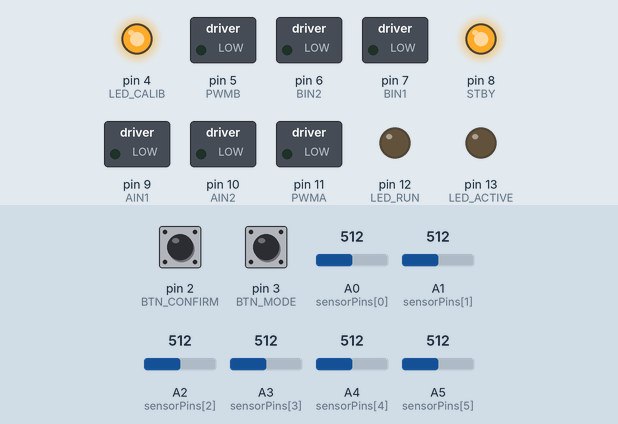
This sketch was run on a simulated Arduino Uno, built with avr-gcc and run on an emulated ATmega328P. Shown: switched loads named in the sketch (green lamp = pin HIGH), output pins drawn as LEDs (lit = HIGH). Inputs (shaded band) come from the test bench; at power-on: pin 2 (BTN_CONFIRM) HIGH, pin 3 (BTN_MODE) HIGH, A0 (sensorPins[0]) = 512, A1 (sensorPins[1]) = 512, A2 (sensorPins[2]) = 512, A3 (sensorPins[3]) = 512, A4 (sensorPins[4]) = 512, A5 (sensorPins[5]) = 512. EEPROM starts erased.

Above: at 2.1 s.
2.2 s: pin 2 (BTN_CONFIRM) pulled LOW for 0.15 s
At 3.3 s:
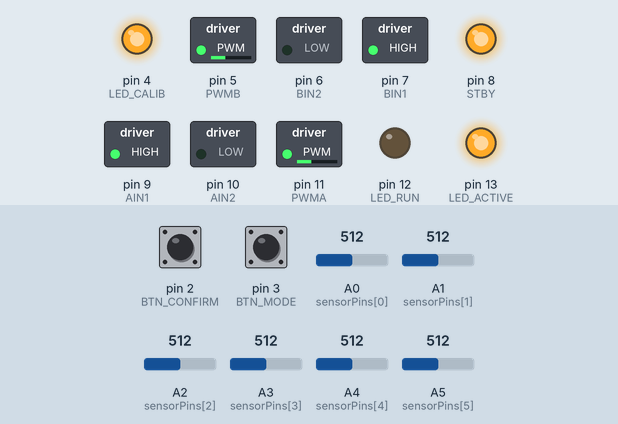
5.3 s: pin 3 (BTN_MODE) pulled LOW for 0.15 s
6.9 s: pin 3 (BTN_MODE) pulled LOW for 1 s
At 8.2 s:
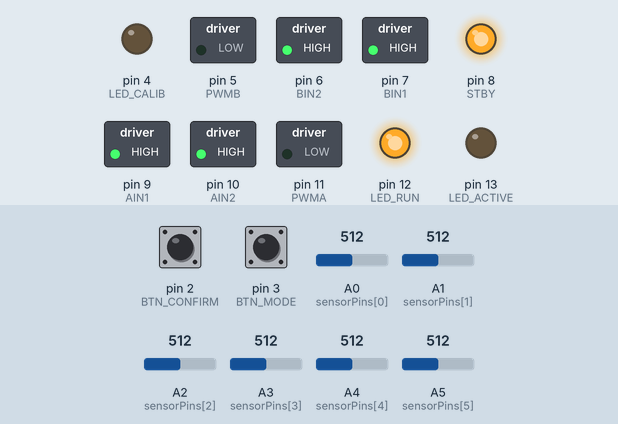
9.4 s: pin 2 (BTN_CONFIRM) pulled LOW for 1 s
At 10.7 s:
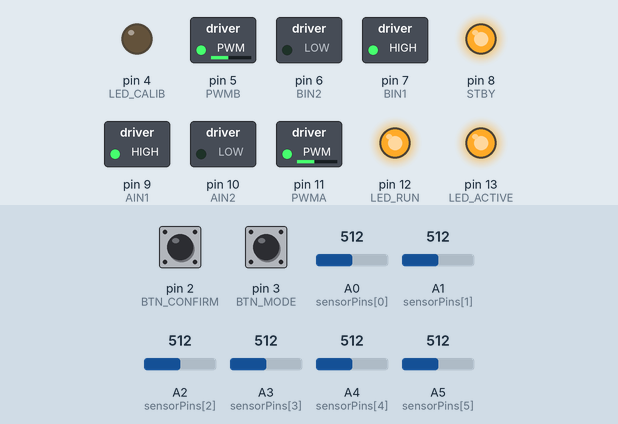
13.4 s: pin 2 (BTN_CONFIRM) pulled LOW for 3.2 s
At 18.0 s:
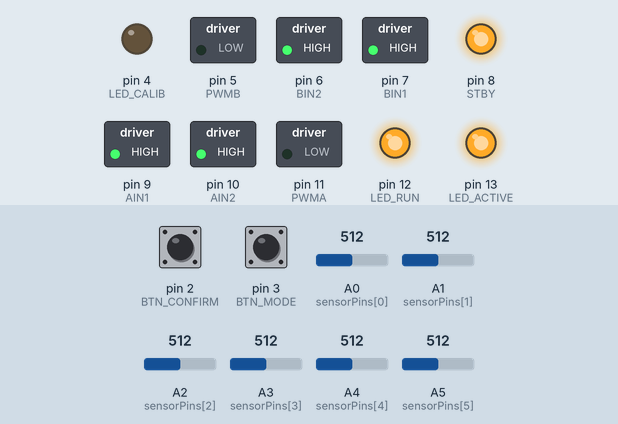
Timing chart, 0 to 19.1 s (numbered marks = the images above; inputs shaded):
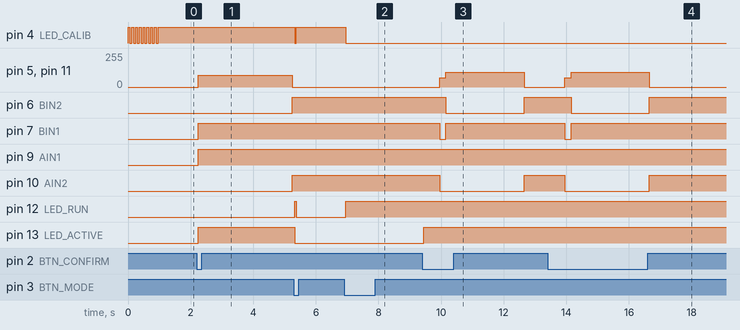

The sketch:

Code_LFR_v6.0.ino
```cpp
#include <EEPROM.h>

const int sensorPins[6] = {A0, A1, A2, A3, A4, A5};

// TB6612FNG Pins
const int PWMA = 11; // Left Motor Speed
const int AIN1 = 9;  // Left Motor Dir 1
const int AIN2 = 10;  // Left Motor Dir 2
const int PWMB = 5;  // Right Motor Speed
const int BIN1 = 7;  // Right Motor Dir 1
const int BIN2 = 6;  // Right Motor Dir 2
const int STBY = 8;  // Standby pin

// UI Pins
const int BTN_MODE = 3;
const int BTN_CONFIRM = 2;
const int LED_CALIB = 4;
const int LED_RUN = 12;
const int LED_ACTIVE = 13;

// VARIABLES & SETTINGS
int sensorMin[6] = {1023, 1023, 1023, 1023, 1023, 1023};
int sensorMax[6] = {0, 0, 0, 0, 0, 0};
int sensorValues[6];

// --- WIDENED SENSOR THRESHOLDS (Docile Mode) ---
const int THRESHOLD_INTERSECTION = 650;
const int THRESHOLD_TURN = 450;
const int THRESHOLD_LINE = 160;
const int LINE_CENTER = 2500;

// --- MOVEMENT TIMERS (ms) ---
// Calibrated for 16 GA Motors & 18cm Lever Arm
const int TIME_BRAKE = 60;          // Instant momentum kill
const int TIME_ALIGN_LEVER = 450;   // Time to creep exactly 18cm forward
const int TIME_GAP_COAST = 200;     // Coast for exactly 6cm (ignores 15cm traps)
const int TIME_SPIN_TIMEOUT = 2500;

// --- MOVEMENT SPEEDS (Tank Mode) ---
const int SPEED_CREEP = 70;         // Braking zone speed
const int SPEED_TURN = 110;         // Controlled pivot speed
const int baseSpeed = 120;          // Target 0.5 - 0.6 m/s
const int maxSpeed = 240;           // Capped maximum

// --- STATE MACHINE (The Maze Brain) ---
int currentState = 0;
bool isRunning = false;
bool isCalibrating = false;
bool isInverted = false;
bool isBacktracking = false; // TRUE when returning from a dead end
bool inDetour = false; // TRUE when navigating around a known trap

// UI Debounce Variables
unsigned long lastModeDebounce = 0;
unsigned long lastConfirmDebounce = 0;
const unsigned long debounceDelay = 50;
int lastModeState = HIGH, currentModeState = HIGH;
int lastConfirmState = HIGH, currentConfirmState = HIGH;

// --- DOCILE PD LOOP TUNING ---
// Kp is slightly stronger to hug the line, Kd is slashed to stop twitching
long Kp = 50;
long Kd = 800;
long lastError = 0;

int calibSpeed = 90;
unsigned long calibTime = 3000;

void setup() {
  for (int i = 0; i < 6; i++) pinMode(sensorPins[i], INPUT);

  pinMode(PWMA, OUTPUT); pinMode(AIN1, OUTPUT); pinMode(AIN2, OUTPUT);
  pinMode(PWMB, OUTPUT); pinMode(BIN1, OUTPUT); pinMode(BIN2, OUTPUT);
  pinMode(STBY, OUTPUT); digitalWrite(STBY, HIGH);

  pinMode(BTN_MODE, INPUT_PULLUP);
  pinMode(BTN_CONFIRM, INPUT_PULLUP);
  pinMode(LED_CALIB, OUTPUT);
  pinMode(LED_RUN, OUTPUT);
  pinMode(LED_ACTIVE, OUTPUT);

  EEPROM.get(0, sensorMin);
  EEPROM.get(12, sensorMax);

  // EEPROM SANITY CHECK
  bool isCalibValid = true;
  for (int i = 0; i < 6; i++) {
    // If maximum is less than minimum or values are out-of-bounds, data is garbage
    if (sensorMax[i] <= sensorMin[i] || sensorMin[i] < 0 || sensorMax[i] > 1023) {
      isCalibValid = false;
    }
  }

  // If validation fails, force a middle-ground profile so the map() function doesn't crash
  if (!isCalibValid) {
    for (int i = 0; i < 6; i++) {
      sensorMin[i] = 100;   // Baseline white floor
      sensorMax[i] = 900;   // Baseline black tape
    }
    // Rapid alert flash on the calibration LED to tell you to run manual calibration
    for (int k = 0; k < 8; k++) {
      digitalWrite(LED_CALIB, HIGH); delay(60);
      digitalWrite(LED_CALIB, LOW);  delay(60);
    }
  }

  digitalWrite(LED_CALIB, HIGH);
  digitalWrite(LED_RUN, LOW);
  digitalWrite(LED_ACTIVE, LOW);

}

void loop() {
  // 1. RUNTIME KILL-SWITCH (Highest Priority)
  // If the bot is running and you press the Confirm button, execute an instant hard stop.
  if (isRunning) {
    if (digitalRead(BTN_CONFIRM) == LOW) {
      stopMotors();
      isRunning = false;
      digitalWrite(LED_ACTIVE, LOW);
      delay(500); // Safety window to prevent instant re-triggering
      return;
    }
  }

  // 2. STANDARD MENU NAVIGATION (Only active when stationary)
  if (!isRunning && !isCalibrating) {
    int readingMode = digitalRead(BTN_MODE);
    if (readingMode != lastModeState) { lastModeDebounce = millis(); }
    if ((millis() - lastModeDebounce) > debounceDelay) {
      if (readingMode != currentModeState) {
        currentModeState = readingMode;
        if (currentModeState == LOW) {
          currentState = !currentState;
          digitalWrite(LED_CALIB, currentState == 0 ? HIGH : LOW);
          digitalWrite(LED_RUN, currentState == 1 ? HIGH : LOW);
        }
      }
    }
    lastModeState = readingMode;

    int readingConfirm = digitalRead(BTN_CONFIRM);
    if (readingConfirm != lastConfirmState) { lastConfirmDebounce = millis(); }
    if ((millis() - lastConfirmDebounce) > debounceDelay) {
      if (readingConfirm != currentConfirmState) {
        currentConfirmState = readingConfirm;
        if (currentConfirmState == LOW) {
          if (currentState == 0) {
            isCalibrating = true;
            digitalWrite(LED_ACTIVE, HIGH);
            calibrateSensors();
            isCalibrating = false;
            digitalWrite(LED_ACTIVE, LOW);
            currentState = 1;
            digitalWrite(LED_CALIB, LOW);
            digitalWrite(LED_RUN, HIGH);
          } else {
            // SAFE STATE INITIALIZATION (Flushes stale memory states between runs)
            isBacktracking = false;
            inDetour = false;
            isInverted = false;
            lastError = 0;

            isRunning = true;
            digitalWrite(LED_ACTIVE, HIGH);
            delay(500);
          }
        }
      }
    }
    lastConfirmState = readingConfirm;
  }

  // 3. MAIN LOGIC EXECUTION STEP
  if (isRunning) {
    executeRaceLogic();
  }
}

void executeRaceLogic() {
  long position = readLine();

  // Count exactly how many sensors see the line
  int activeSensors = 0;
  for(int i = 0; i < 6; i++) {
    if(sensorValues[i] > THRESHOLD_INTERSECTION) {
      activeSensors++;
    }
  }

  // 1. INVERTED TRACK CHECK (DISABLED FOR SAFETY)
  // Unless your track explicitly features white lines on black floors, keep this disabled.
  // It shares the exact same sensor signature as a wide Y-fork and will cause false triggers.
  /*
  if (sensorValues[0] > THRESHOLD_INTERSECTION && sensorValues[5] > THRESHOLD_INTERSECTION &&
      sensorValues[2] < 300 && sensorValues[3] < 300) {
    delay(5); readLine();
    if (sensorValues[0] > THRESHOLD_INTERSECTION && sensorValues[5] > THRESHOLD_INTERSECTION &&
        sensorValues[2] < 300 && sensorValues[3] < 300) {
      isInverted = !isInverted; return;
    }
  }
  */

  // 2. ACUTE ANGLE SWEEP (Gated for Safety)
  // Only allowed to fire if it is a thin line (2 or fewer sensors active).
  // If 3+ sensors are active, it's a junction, let the Blob Detector handle it.
  if (activeSensors <= 2 && sensorValues[2] < THRESHOLD_LINE && sensorValues[3] < THRESHOLD_LINE) {
    if (sensorValues[1] > THRESHOLD_TURN || sensorValues[0] > THRESHOLD_TURN) {
      executeTurn('A', 'L'); return;
    }
    else if (sensorValues[4] > THRESHOLD_TURN || sensorValues[5] > THRESHOLD_TURN) {
      executeTurn('A', 'R'); return;
    }
  }

  // 3. INTERSECTION DETECTION (The Braking Zone)
  bool leftWasBlack = (sensorValues[0] > THRESHOLD_INTERSECTION || sensorValues[1] > THRESHOLD_INTERSECTION);
  bool rightWasBlack = (sensorValues[5] > THRESHOLD_INTERSECTION || sensorValues[4] > THRESHOLD_INTERSECTION);

  if (leftWasBlack || rightWasBlack || activeSensors >= 3) {

    // ACTIVE BRAKING
    moveMotors(-50, -50);
    delay(TIME_BRAKE);

    // THE SMART LEVER ARM PUSH (Trap Immunity)
    unsigned long pushTimer = millis();
    unsigned long lineLostTimer = 0;
    bool currentlyLost = false;
    bool straightIsTrap = false;

    moveMotors(SPEED_CREEP, SPEED_CREEP);

    while (millis() - pushTimer < TIME_ALIGN_LEVER) {
      if (readLine() == -1) {
        if (!currentlyLost) {
          currentlyLost = true;
          lineLostTimer = millis();
        } else if (millis() - lineLostTimer > TIME_GAP_COAST) {
          straightIsTrap = true; // Caught the 15cm illegal island
        }
      } else {
        currentlyLost = false;
      }
    }

    // Final snapshot after the 18cm push
    position = readLine();

    // Recalculate active sensors for the Stop Box check
    int postPushSensors = 0;
    for(int i = 0; i < 6; i++) {
      if(sensorValues[i] > THRESHOLD_INTERSECTION) postPushSensors++;
    }

    bool straightExists = (sensorValues[2] > THRESHOLD_LINE || sensorValues[3] > THRESHOLD_LINE);

    // THE TRAP OVERRIDE
    if (straightIsTrap) {
      straightExists = false;
      inDetour = true;
    }

    // A. STOP BOX (Requires 5 or 6 sensors completely saturated after the push)
    if (postPushSensors >= 5) {
      stopMotors();
      isRunning = false;
      digitalWrite(LED_ACTIVE, LOW);
      return;
    }

    // B. THE MAZE SOLVER (Straight Priority w/ Backtrack Memory)
    if (straightExists) {
      if (isBacktracking) {
        if (rightWasBlack) {
          executeTurn('J', 'R');
          isBacktracking = false; return;
        }
        else if (leftWasBlack) {
          executeTurn('J', 'L');
          isBacktracking = false; return;
        }
      } else {
        return; // Normal Straight Priority
      }
    }

    // C. DETOUR EXIT OVERRIDE
    if (inDetour && !straightExists && leftWasBlack && rightWasBlack) {
      executeTurn('J', 'L');
      inDetour = false;
      isBacktracking = false; // Fixed: Prevent flag leakage
      return;
    }

    // D. RIGHT-HAND PRIORITY
    if (rightWasBlack) {
      executeTurn('J', 'R');
      isBacktracking = false; return;
    }

    // E. LEFT CORNERS
    if (leftWasBlack) {
      executeTurn('J', 'L');
      isBacktracking = false; return;
    }
  }

  // 4. GAP & DEAD-END VERIFIER
  if (position == -1) {
    moveMotors(SPEED_CREEP, SPEED_CREEP);
    unsigned long creepTimer = millis();
    while (readLine() == -1) {
      if (millis() - creepTimer > TIME_GAP_COAST) {
        executeTurn('U', 'U');
        isBacktracking = true;
        return;
      }
    }
    return;
  }

  // 5. DOCILE PD LOOP
  long error = position - LINE_CENTER;
  long motorSpeed = (Kp * error + Kd * (error - lastError)) / 1000;
  lastError = error;
  int leftMotorSpeed = constrain(baseSpeed + motorSpeed, -255, maxSpeed);
  int rightMotorSpeed = constrain(baseSpeed - motorSpeed, -255, maxSpeed);
  moveMotors(leftMotorSpeed, rightMotorSpeed);
}

// --- CORE FUNCTIONS ---

int readCalibratedSensor(int index, int rawVal = -1){
  if (rawVal == -1) { rawVal = analogRead(sensorPins[index]); }
  int val;
  if (isInverted) { val = map(rawVal, sensorMin[index], sensorMax[index], 1000, 0); }
  else { val = map(rawVal, sensorMin[index], sensorMax[index], 0, 1000); }
  return constrain(val, 0, 1000);
}

long readLine(){
  long weightedSum = 0;
  long sum = 0;
  bool onLine = false;

  for (int i = 0; i < 6; i++) {
    int rawValue = analogRead(sensorPins[i]);
    sensorValues[i] = readCalibratedSensor(i, rawValue);
    if (sensorValues[i] > THRESHOLD_LINE) {
      onLine = true;
      weightedSum += (long)sensorValues[i] * (i * 1000);
      sum += sensorValues[i];
    }
  }
  if (!onLine) return -1;
  return weightedSum / sum;
}

void calibrateSensors(){
  for (int i = 0; i < 6; i++) { sensorMin[i] = 1023; sensorMax[i] = 0; }
  moveMotors(calibSpeed, -calibSpeed);
  unsigned long startTime = millis();

  while (millis() - startTime < calibTime) {
    for (int i = 0; i < 6; i++) {
      int val = analogRead(sensorPins[i]);
      if (val < sensorMin[i]) sensorMin[i] = val;
      if (val > sensorMax[i]) sensorMax[i] = val;
    }
  }
  stopMotors();
  EEPROM.put(0, sensorMin);
  EEPROM.put(12, sensorMax);
}

void moveMotors(int leftSpeed, int rightSpeed){
  if (leftSpeed >= 0) { digitalWrite(AIN1, HIGH); digitalWrite(AIN2, LOW); }
  else { digitalWrite(AIN1, LOW); digitalWrite(AIN2, HIGH); leftSpeed = -leftSpeed; }
  analogWrite(PWMA, leftSpeed);

  if (rightSpeed >= 0) { digitalWrite(BIN1, LOW); digitalWrite(BIN2, HIGH); }
  else { digitalWrite(BIN1, HIGH); digitalWrite(BIN2, LOW); rightSpeed = -rightSpeed; }
  analogWrite(PWMB, rightSpeed);
}

void stopMotors(){
  digitalWrite(AIN1, HIGH); digitalWrite(AIN2, HIGH);
  digitalWrite(BIN1, HIGH); digitalWrite(BIN2, HIGH);
  analogWrite(PWMA, 0); analogWrite(PWMB, 0);
}

void executeTurn(char type, char dir){
  unsigned long turnTimer = millis();

  // TYPE 'A': Acute Angles
  if (type == 'A') {
    if (dir == 'L') { moveMotors(-SPEED_TURN, SPEED_TURN); }
    else if (dir == 'R') { moveMotors(SPEED_TURN, -SPEED_TURN); }

    while (readCalibratedSensor(2) < THRESHOLD_TURN && readCalibratedSensor(3) < THRESHOLD_TURN) {
      if (millis() - turnTimer > TIME_SPIN_TIMEOUT) { stopMotors(); isRunning = false; return; }
    }
  }

  // TYPE 'J' or 'U': Junctions & U-Turns
  else {
    if (dir == 'L') {
      moveMotors(-SPEED_TURN, SPEED_TURN);
      // STAGE 1: Wait until the left side of the blob clears completely
      while (readCalibratedSensor(0) > THRESHOLD_TURN || readCalibratedSensor(1) > THRESHOLD_TURN) {
        if (millis() - turnTimer > TIME_SPIN_TIMEOUT) { stopMotors(); isRunning = false; return; }
      }
      // STAGE 2: Lock onto the new line
      while (readCalibratedSensor(2) < THRESHOLD_TURN && readCalibratedSensor(3) < THRESHOLD_TURN) {
        if (millis() - turnTimer > TIME_SPIN_TIMEOUT) { stopMotors(); isRunning = false; return; }
      }
    } else if (dir == 'R') {
      moveMotors(SPEED_TURN, -SPEED_TURN);
      // STAGE 1: Wait until the right side of the blob clears completely
      while (readCalibratedSensor(4) > THRESHOLD_TURN || readCalibratedSensor(5) > THRESHOLD_TURN) {
        if (millis() - turnTimer > TIME_SPIN_TIMEOUT) { stopMotors(); isRunning = false; return; }
      }
      // STAGE 2: Lock onto the new line
      while (readCalibratedSensor(2) < THRESHOLD_TURN && readCalibratedSensor(3) < THRESHOLD_TURN) {
        if (millis() - turnTimer > TIME_SPIN_TIMEOUT) { stopMotors(); isRunning = false; return; }
      }
    } else if (dir == 'U') {
      moveMotors(SPEED_TURN, -SPEED_TURN);
      delay(200);
      while (readCalibratedSensor(2) < THRESHOLD_TURN && readCalibratedSensor(3) < THRESHOLD_TURN) {
        if (millis() - turnTimer > TIME_SPIN_TIMEOUT) { stopMotors(); isRunning = false; return; }
      }
    }
  }

  stopMotors();
  delay(20);
}
```

Measured:
- after the input at 2.2 s, pin 5 (PWMB), pin 11 (PWMA): 0/255 → 90/255 after 0.05 s, → 0/255 3.0 s later; pin 6 (BIN2), pin 10 (AIN2): LOW → HIGH after 3.1 s; pin 7 (BIN1), pin 9 (AIN1), pin 13 (LED_ACTIVE): LOW → HIGH after 0.05 s
- after the input at 6.9 s, pin 4 (LED_CALIB): HIGH → LOW after 0.05 s; pin 12 (LED_RUN): LOW → HIGH after 0.05 s
- after the input at 9.4 s, pin 5 (PWMB), pin 11 (PWMA): 0/255 → 70/255 after 0.55 s, → 110/255 0.20 s later, → 0/255 2.5 s later; pin 6 (BIN2): HIGH → LOW after 0.75 s, → HIGH 2.5 s later; pin 7 (BIN1): HIGH → LOW after 0.55 s, → HIGH 0.20 s later; pin 10 (AIN2): HIGH → LOW after 0.55 s, → HIGH 2.7 s later; pin 13 (LED_ACTIVE): LOW → HIGH after 0.05 s
- after the input at 13.4 s, pin 5 (PWMB), pin 11 (PWMA): 0/255 → 70/255 after 0.55 s, → 110/255 0.20 s later, → 0/255 2.5 s later; pin 6 (BIN2): HIGH → LOW after 0.75 s, → HIGH 2.5 s later; pin 7 (BIN1): HIGH → LOW after 0.55 s, → HIGH 0.20 s later; pin 10 (AIN2): HIGH → LOW after 0.55 s, → HIGH 2.7 s later
